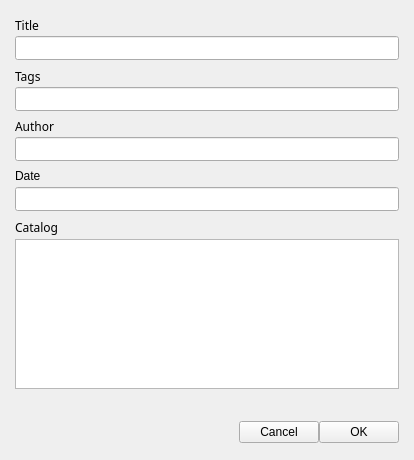
<?xml version="1.0" encoding="UTF-8"?>
<ui version="4.0">
 <class>AttributeBaseWidget</class>
 <widget class="QWidget" name="AttributeBaseWidget">
  <property name="geometry">
   <rect>
    <x>0</x>
    <y>0</y>
    <width>414</width>
    <height>460</height>
   </rect>
  </property>
  <property name="minimumSize">
   <size>
    <width>0</width>
    <height>0</height>
   </size>
  </property>
  <property name="maximumSize">
   <size>
    <width>16777215</width>
    <height>16777215</height>
   </size>
  </property>
  <property name="windowTitle">
   <string>Form</string>
  </property>
  <property name="styleSheet">
   <string notr="true"/>
  </property>
  <layout class="QVBoxLayout" name="verticalLayout">
   <property name="spacing">
    <number>0</number>
   </property>
   <property name="margin">
    <number>15</number>
   </property>
   <item>
    <widget class="QWidget" name="widget" native="true">
     <property name="sizePolicy">
      <sizepolicy hsizetype="Expanding" vsizetype="Expanding">
       <horstretch>0</horstretch>
       <verstretch>0</verstretch>
      </sizepolicy>
     </property>
     <property name="minimumSize">
      <size>
       <width>384</width>
       <height>50</height>
      </size>
     </property>
     <property name="maximumSize">
      <size>
       <width>384</width>
       <height>50</height>
      </size>
     </property>
     <layout class="QVBoxLayout" name="verticalLayout_2">
      <property name="spacing">
       <number>0</number>
      </property>
      <property name="margin">
       <number>0</number>
      </property>
      <item>
       <widget class="QLabel" name="titleLab">
        <property name="minimumSize">
         <size>
          <width>384</width>
          <height>15</height>
         </size>
        </property>
        <property name="maximumSize">
         <size>
          <width>384</width>
          <height>15</height>
         </size>
        </property>
        <property name="font">
         <font>
          <family>新宋体</family>
          <pointsize>9</pointsize>
         </font>
        </property>
        <property name="text">
         <string>Title</string>
        </property>
       </widget>
      </item>
      <item>
       <widget class="QLineEdit" name="titleLineEdit">
        <property name="sizePolicy">
         <sizepolicy hsizetype="Fixed" vsizetype="Fixed">
          <horstretch>0</horstretch>
          <verstretch>0</verstretch>
         </sizepolicy>
        </property>
        <property name="minimumSize">
         <size>
          <width>384</width>
          <height>24</height>
         </size>
        </property>
        <property name="maximumSize">
         <size>
          <width>384</width>
          <height>24</height>
         </size>
        </property>
        <property name="font">
         <font>
          <family>新宋体</family>
         </font>
        </property>
       </widget>
      </item>
     </layout>
    </widget>
   </item>
   <item>
    <widget class="QWidget" name="widget" native="true">
     <property name="minimumSize">
      <size>
       <width>384</width>
       <height>50</height>
      </size>
     </property>
     <property name="maximumSize">
      <size>
       <width>384</width>
       <height>50</height>
      </size>
     </property>
     <layout class="QVBoxLayout" name="verticalLayout_3">
      <property name="spacing">
       <number>0</number>
      </property>
      <property name="margin">
       <number>0</number>
      </property>
      <item>
       <widget class="QLabel" name="tagsLab">
        <property name="minimumSize">
         <size>
          <width>384</width>
          <height>16</height>
         </size>
        </property>
        <property name="maximumSize">
         <size>
          <width>384</width>
          <height>16</height>
         </size>
        </property>
        <property name="font">
         <font>
          <family>新宋体</family>
          <pointsize>9</pointsize>
         </font>
        </property>
        <property name="text">
         <string>Tags</string>
        </property>
       </widget>
      </item>
      <item>
       <widget class="QLineEdit" name="tagsLineEdit">
        <property name="sizePolicy">
         <sizepolicy hsizetype="Fixed" vsizetype="Fixed">
          <horstretch>0</horstretch>
          <verstretch>0</verstretch>
         </sizepolicy>
        </property>
        <property name="minimumSize">
         <size>
          <width>384</width>
          <height>24</height>
         </size>
        </property>
        <property name="maximumSize">
         <size>
          <width>384</width>
          <height>24</height>
         </size>
        </property>
       </widget>
      </item>
     </layout>
    </widget>
   </item>
   <item>
    <widget class="QWidget" name="widget_2" native="true">
     <property name="minimumSize">
      <size>
       <width>384</width>
       <height>50</height>
      </size>
     </property>
     <property name="maximumSize">
      <size>
       <width>384</width>
       <height>50</height>
      </size>
     </property>
     <layout class="QVBoxLayout" name="verticalLayout_4">
      <property name="spacing">
       <number>0</number>
      </property>
      <property name="margin">
       <number>0</number>
      </property>
      <item>
       <widget class="QLabel" name="authorLab">
        <property name="minimumSize">
         <size>
          <width>384</width>
          <height>16</height>
         </size>
        </property>
        <property name="maximumSize">
         <size>
          <width>384</width>
          <height>16</height>
         </size>
        </property>
        <property name="font">
         <font>
          <family>新宋体</family>
          <pointsize>9</pointsize>
         </font>
        </property>
        <property name="text">
         <string>Author</string>
        </property>
       </widget>
      </item>
      <item>
       <widget class="QLineEdit" name="authorLineEdit">
        <property name="minimumSize">
         <size>
          <width>384</width>
          <height>24</height>
         </size>
        </property>
        <property name="maximumSize">
         <size>
          <width>384</width>
          <height>24</height>
         </size>
        </property>
        <property name="font">
         <font>
          <family>新宋体</family>
          <pointsize>9</pointsize>
         </font>
        </property>
       </widget>
      </item>
     </layout>
    </widget>
   </item>
   <item>
    <widget class="QWidget" name="widget_4" native="true">
     <property name="minimumSize">
      <size>
       <width>384</width>
       <height>50</height>
      </size>
     </property>
     <property name="maximumSize">
      <size>
       <width>384</width>
       <height>50</height>
      </size>
     </property>
     <layout class="QVBoxLayout" name="verticalLayout_6">
      <property name="spacing">
       <number>0</number>
      </property>
      <property name="margin">
       <number>0</number>
      </property>
      <item>
       <widget class="QLabel" name="dateLab">
        <property name="minimumSize">
         <size>
          <width>384</width>
          <height>16</height>
         </size>
        </property>
        <property name="maximumSize">
         <size>
          <width>384</width>
          <height>16</height>
         </size>
        </property>
        <property name="text">
         <string>Date</string>
        </property>
       </widget>
      </item>
      <item>
       <widget class="QLineEdit" name="lineEdit">
        <property name="minimumSize">
         <size>
          <width>384</width>
          <height>24</height>
         </size>
        </property>
        <property name="maximumSize">
         <size>
          <width>384</width>
          <height>24</height>
         </size>
        </property>
        <property name="font">
         <font>
          <family>新宋体</family>
         </font>
        </property>
       </widget>
      </item>
     </layout>
    </widget>
   </item>
   <item>
    <widget class="QWidget" name="widget_3" native="true">
     <property name="minimumSize">
      <size>
       <width>384</width>
       <height>180</height>
      </size>
     </property>
     <property name="maximumSize">
      <size>
       <width>384</width>
       <height>180</height>
      </size>
     </property>
     <layout class="QVBoxLayout" name="verticalLayout_5">
      <property name="spacing">
       <number>0</number>
      </property>
      <property name="margin">
       <number>0</number>
      </property>
      <item>
       <widget class="QLabel" name="catalogLab">
        <property name="minimumSize">
         <size>
          <width>384</width>
          <height>16</height>
         </size>
        </property>
        <property name="maximumSize">
         <size>
          <width>384</width>
          <height>16</height>
         </size>
        </property>
        <property name="font">
         <font>
          <family>新宋体</family>
          <pointsize>9</pointsize>
         </font>
        </property>
        <property name="text">
         <string>Catalog</string>
        </property>
       </widget>
      </item>
      <item>
       <widget class="QListView" name="catalogListView">
        <property name="minimumSize">
         <size>
          <width>384</width>
          <height>150</height>
         </size>
        </property>
        <property name="maximumSize">
         <size>
          <width>384</width>
          <height>150</height>
         </size>
        </property>
       </widget>
      </item>
     </layout>
    </widget>
   </item>
   <item>
    <widget class="QWidget" name="widget_2" native="true">
     <property name="minimumSize">
      <size>
       <width>0</width>
       <height>50</height>
      </size>
     </property>
     <property name="maximumSize">
      <size>
       <width>384</width>
       <height>50</height>
      </size>
     </property>
     <layout class="QHBoxLayout" name="horizontalLayout">
      <property name="spacing">
       <number>0</number>
      </property>
      <property name="leftMargin">
       <number>0</number>
      </property>
      <property name="topMargin">
       <number>25</number>
      </property>
      <property name="rightMargin">
       <number>0</number>
      </property>
      <property name="bottomMargin">
       <number>0</number>
      </property>
      <item>
       <spacer name="horizontalSpacer">
        <property name="orientation">
         <enum>Qt::Horizontal</enum>
        </property>
        <property name="sizeHint" stdset="0">
         <size>
          <width>40</width>
          <height>20</height>
         </size>
        </property>
       </spacer>
      </item>
      <item>
       <widget class="QPushButton" name="cancelBtn">
        <property name="text">
         <string>Cancel</string>
        </property>
       </widget>
      </item>
      <item>
       <widget class="QPushButton" name="okBtn">
        <property name="text">
         <string>OK</string>
        </property>
       </widget>
      </item>
     </layout>
    </widget>
   </item>
  </layout>
 </widget>
 <pixmapfunction>1</pixmapfunction>
 <resources/>
 <connections/>
 <designerdata>
  <property name="gridDeltaX">
   <number>10</number>
  </property>
  <property name="gridDeltaY">
   <number>10</number>
  </property>
  <property name="gridSnapX">
   <bool>true</bool>
  </property>
  <property name="gridSnapY">
   <bool>true</bool>
  </property>
  <property name="gridVisible">
   <bool>true</bool>
  </property>
 </designerdata>
</ui>
